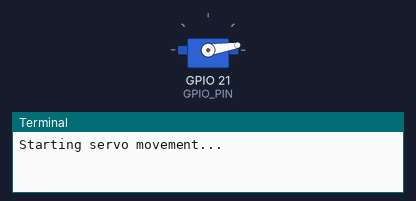
Recording of a program running on a simulated Raspberry Pi (BCM pin numbers). Shown: servo, the last lines printed to the terminal. Servo angles are drawn from the pulse width (0.5 ms = 0°, 2.5 ms = 180°). At 2.9 s the program stops and its outputs stay as they are.

Above: at 0.15 s.
At 1.05 s:
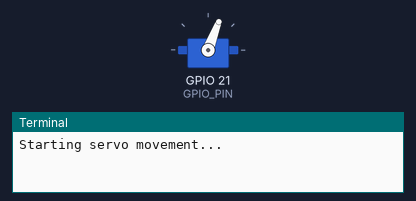
At 1.9 s:
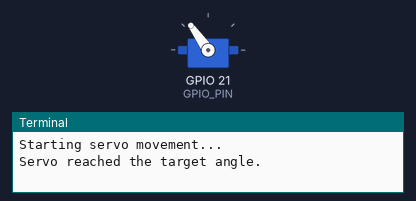
Timing chart, 0 to 3.4 s (numbered marks = the images above):
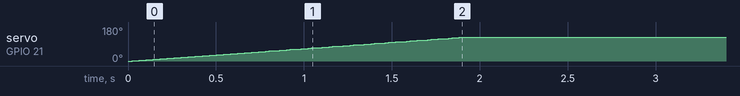

The program:

servo_close.py
```python
#!/usr/bin/python3

import lgpio
import time

# GPIO setup
GPIO_PIN = 21
PWM_FREQUENCY = 50

# Servo configuration
MIN_DUTY = 2.5
MAX_DUTY = 12.5
ANGLE_RANGE = 180.0

# Open GPIO chip
chip = lgpio.gpiochip_open(0)
lgpio.gpio_claim_output(chip, GPIO_PIN)

# Function to calculate duty cycle for a given angle
def angle_to_duty_cycle(angle):
    return MIN_DUTY + (angle / ANGLE_RANGE) * (MAX_DUTY - MIN_DUTY)

# Gradual rotation from current to target angle
def rotate_servo(current_angle, target_angle, sleep_time):
    step = 1 if target_angle > current_angle else -1
    for angle in range(current_angle, target_angle + step, step):
        duty_cycle = angle_to_duty_cycle(angle)
        lgpio.tx_pwm(chip, GPIO_PIN, PWM_FREQUENCY, duty_cycle)
        time.sleep(sleep_time)

# Main execution
try:
    # Configuration
    target_angle = 125
    sleep_time = 0.015

    print("Starting servo movement...")
    rotate_servo(0, target_angle, sleep_time)
    print("Servo reached the target angle.")

except KeyboardInterrupt:
    print("Program interrupted.")

finally:
    # Cleanup
    time.sleep(1)
    lgpio.tx_pwm(chip, GPIO_PIN, 0, 0)
    lgpio.gpio_free(chip, GPIO_PIN)
    print("GPIO cleanup complete.")
```

Measured:
- by itself, servo on GPIO 21 (GPIO_PIN): moves from 0° to 125° over 1.9 s
